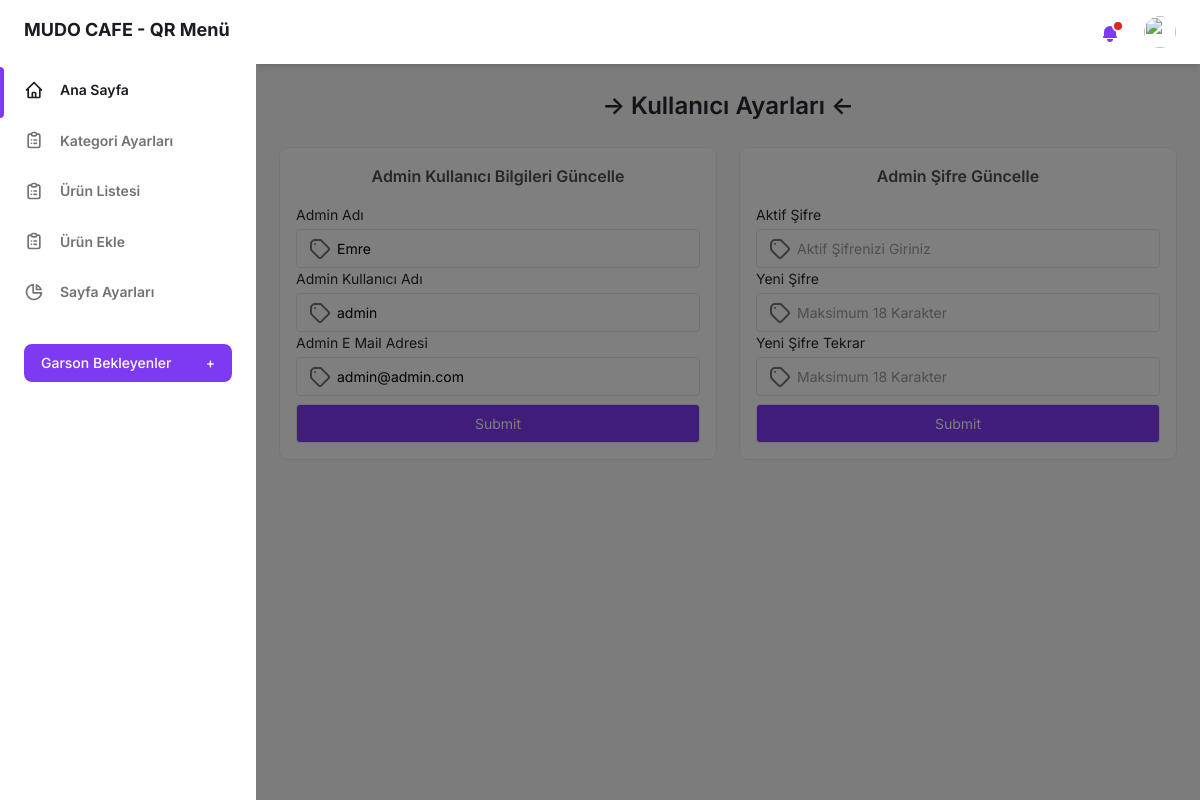
Screenshot of /admin-panel/profil.php (signed in) with the database file from the repository.
### tables this page shows
CREATE TABLE IF NOT EXISTS `admin_tablo` (
  `admin_id` int(11) NOT NULL AUTO_INCREMENT,
  `admin_ad` varchar(30) NOT NULL,
  `admin_kad` varchar(30) NOT NULL,
  `admin_email` varchar(100) NOT NULL,
  `admin_sifre` varchar(60) NOT NULL,
  PRIMARY KEY (`admin_id`)
);

### admin-panel/profil.php (the view, shortened to what this page needs)
<?php
include("login-kontrol.php");
$adminsorgu = $db->prepare("SELECT * FROM admin_tablo");
$adminsorgu->execute();
$admincikti = $adminsorgu->fetch(PDO::FETCH_ASSOC);
?>
<!DOCTYPE html>
<html :class="{ 'theme-dark': dark }" x-data="data()" lang="tr">
<head>
  <link rel="stylesheet" href="./assets/css/tailwind.output.css" />
</head>
<body>
  <div class="flex h-screen bg-gray-50 dark:bg-gray-900" :class="{ 'overflow-hidden': isSideMenuOpen}">
    <?php include("sidebar.php"); ?>
    <div class="flex flex-col flex-1">
      <?php include("header.php"); ?>
      <main class="h-full pb-16 overflow-y-auto">
        <div class="container px-6 mx-auto grid ">
          <h2 class="my-6 text-2xl font-semibold text-center text-gray-700 dark:text-gray-400">
            &RightArrow; Kullanıcı Ayarları &LeftArrow;
          </h2>
          <div class="grid gap-6 mb-8 md:grid-cols-2">
            <div class="min-w-0 p-4 bg-white rounded-lg shadow-xs dark:bg-gray-800">
              <h4 class="mb-4  text-center font-semibold text-gray-600 dark:text-gray-300">
                Admin Kullanıcı Bilgileri Güncelle
              </h4>
              <form method="POST">
                <label class="block text-sm">
                  <span class="text-gray-700 dark:text-gray-400">Admin Adı</span>
                  <div class="relative text-gray-500 focus-within:text-purple-600 dark:focus-within:text-purple-400">
                    <input type="text" name="admin-ad" value="<?php echo $admincikti["admin_ad"]; ?>" class="block w-full pl-10 mt-1 text-sm text-black dark:text-gray-300 dark:border-gray-600 dark:bg-gray-700 focus:border-purple-400 focus:outline-none focus:shadow-outline-purple dark:focus:shadow-outline-gray form-input" />
                    <div class="absolute inset-y-0 flex items-center ml-3 pointer-events-none">
                    </div>
                  </div>
                </label>
                <label class="block text-sm">
                  <span class="text-gray-700 dark:text-gray-400">Admin Kullanıcı Adı</span>
                  <div class="relative text-gray-500 focus-within:text-purple-600 dark:focus-within:text-purple-400">
                    <input type="text" name="admin-kad" value="<?php echo $admincikti["admin_kad"]; ?>" class="block w-full pl-10 mt-1 text-sm text-black dark:text-gray-300 dark:border-gray-600 dark:bg-gray-700 focus:border-purple-400 focus:outline-none focus:shadow-outline-purple dark:focus:shadow-outline-gray form-input" />
                    <div class="absolute inset-y-0 flex items-center ml-3 pointer-events-none">
                    </div>
                  </div>
                </label>
                <label class="block text-sm">
                  <span class="text-gray-700 dark:text-gray-400">Admin E Mail Adresi</span>
                  <div class="relative text-gray-500 focus-within:text-purple-600 dark:focus-within:text-purple-400">
                    <input type="text" name="admin-email" value="<?php echo $admincikti["admin_email"]; ?>" class="block w-full pl-10 mt-1 text-sm text-black dark:text-gray-300 dark:border-gray-600 dark:bg-gray-700 focus:border-purple-400 focus:outline-none focus:shadow-outline-purple dark:focus:shadow-outline-gray form-input" />
                    <div class="absolute inset-y-0 flex items-center ml-3 pointer-events-none">
                    </div>
                  </div>
                </label>
                <label class="block text-sm mt-2">
                  <input type="submit" name="admin-bilgileri" class="block w-full mt-1 bg-purple-600 text-sm text-white dark:border-gray-600 dark:bg-gray-700 focus:border-purple-400 focus:outline-none focus:shadow-outline-purple dark:text-gray-300 dark:focus:shadow-outline-gray form-input" />
                </label>
              </form>
            </div>
            <div class="min-w-0 p-4 bg-white rounded-lg shadow-xs dark:bg-gray-800">
              <h4 class="mb-4  text-center font-semibold text-gray-600 dark:text-gray-300">
                Admin Şifre Güncelle
              </h4>
              <form method="POST">
                <label class="block text-sm">
                  <span class="text-gray-700 dark:text-gray-400">Aktif Şifre</span>
                  <div class="relative text-gray-500 focus-within:text-purple-600 dark:focus-within:text-purple-400">
                    <input type="password" name="aktif-sifre" maxlength="18" placeholder="Aktif Şifrenizi Giriniz" class="block w-full pl-10 mt-1 text-sm text-black dark:text-gray-300 dark:border-gray-600 dark:bg-gray-700 focus:border-purple-400 focus:outline-none focus:shadow-outline-purple dark:focus:shadow-outline-gray form-input" required />
                    <div class="absolute inset-y-0 flex items-center ml-3 pointer-events-none">
                    </div>
                  </div>
                </label>
                <label class="block text-sm">
                  <span class="text-gray-700 dark:text-gray-400">Yeni Şifre</span>
                  <div class="relative text-gray-500 focus-within:text-purple-600 dark:focus-within:text-purple-400">
                    <input type="password" name="yeni-sifre" maxlength="18" placeholder="Maksimum 18 Karakter" class="block w-full pl-10 mt-1 text-sm text-black dark:text-gray-300 dark:border-gray-600 dark:bg-gray-700 focus:border-purple-400 focus:outline-none focus:shadow-outline-purple dark:focus:shadow-outline-gray form-input" required/>
                    <div class="absolute inset-y-0 flex items-center ml-3 pointer-events-none">
                    </div>
                  </div>
                </label>
                <label class="block text-sm">
                  <span class="text-gray-700 dark:text-gray-400">Yeni Şifre Tekrar</span>
                  <div class="relative text-gray-500 focus-within:text-purple-600 dark:focus-within:text-purple-400">
                    <input type="password" name="yeni-sifre-tekrar" maxlength="18" placeholder="Maksimum 18 Karakter" class="block w-full pl-10 mt-1 text-sm text-black dark:text-gray-300 dark:border-gray-600 dark:bg-gray-700 focus:border-purple-400 focus:outline-none focus:shadow-outline-purple dark:focus:shadow-outline-gray form-input" required />
                    <div class="absolute inset-y-0 flex items-center ml-3 pointer-events-none">
                    </div>
                  </div>
                </label>
                <label class="block text-sm mt-2">
                  <input type="submit" name="sifre-degistir" class="block w-full mt-1 bg-purple-600 text-sm text-white dark:border-gray-600 dark:bg-gray-700 focus:border-purple-400 focus:outline-none focus:shadow-outline-purple dark:text-gray-300 dark:focus:shadow-outline-gray form-input" />
                </label>
              </form>
            </div>
          </div>
        </div>
      </main>
    </div>
  </div>
</body>
</html>

### rows the page displays
admin_tablo: admin-ad "Emre", admin-kad "admin", admin-email "admin@admin.com"
